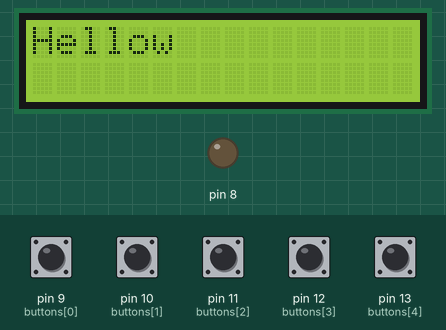
Simulated run of this sketch. Board: Arduino Uno, built with avr-gcc and run on an emulated ATmega328P. Shown: 16×2 character LCD, output pins drawn as LEDs (lit = HIGH). The test bench sets the inputs (shaded band); at power-on: pin 9 (buttons[0]), pin 10 (buttons[1]), pin 11 (buttons[2]), pin 12 (buttons[3]), pin 13 (buttons[4]) HIGH.

Above: at 1.2 s.
1.3 s: pin 13 (buttons[4]) pulled LOW for 0.15 s
At 2.4 s:
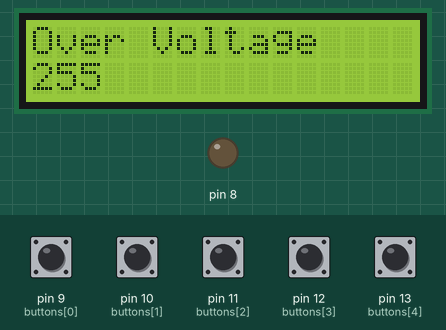
2.9 s: pin 13 (buttons[4]) pulled LOW for 1 s
At 4.8 s:
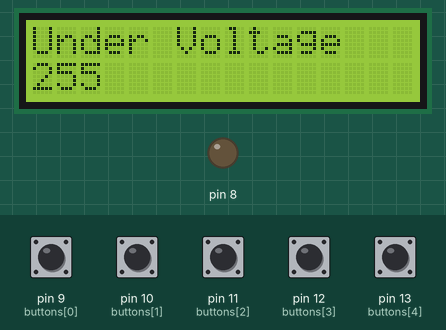
5.4 s: pin 13 (buttons[4]) pulled LOW for 0.15 s
At 6.7 s:
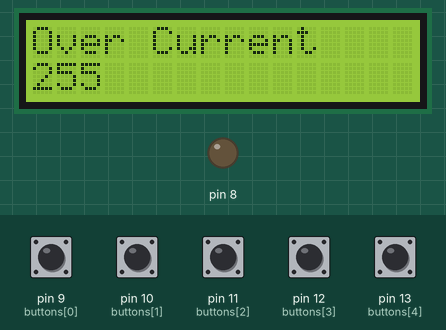
7.0 s: pin 13 (buttons[4]) pulled LOW for 0.15 s
At 7.9 s:
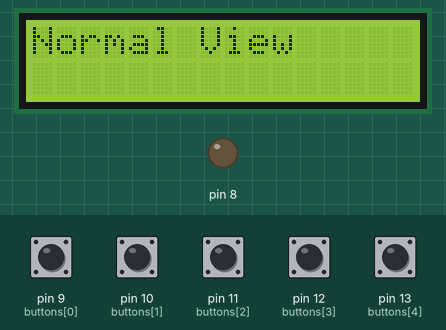
Timing chart, 0 to 9.6 s (numbered marks = the images above; inputs shaded):
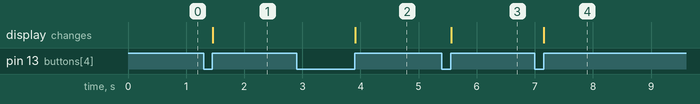

The sketch:

menu.ino
```cpp
#include <LiquidCrystal.h>
#include <EEPROM.h>
//LiquidCrystal lcd(12, 11, 10, 5, 4, 3, 2); // ARDUINO UNO
const int rs = 2, en = 3, d4 = 4, d5 = 5, d6 = 6, d7 = 7;
LiquidCrystal lcd(rs, en, d4, d5, d6, d7); //mega

byte buttons[] = {9,10,11,12,13}; //10 for additional pin
const byte nrButtons = 5; // change to 4 if additional button added
int t;
byte pressedButton;//, currentPos,currentPosParent, possiblePos[20], possiblePosCount, possiblePosScroll = 0;
String menu[]={
  "Over Voltage",
  "Under Voltage",
  "Over Curent"
  };
byte UVVal=0,OVVal=0,OCVal=0;
int editvolt=1,
    editcurrent=2,
    eUVVal=1,
    eOVVal=2,
    eOCVal=3,
    isview=3,statusmenu;


//=================================================================================================================================================================================================================================

const int EEPROM_MIN_ADDR = 0;
const int EEPROM_MAX_ADDR = 4095;
boolean eeprom_is_addr_ok(int addr) {
return ((addr >= EEPROM_MIN_ADDR) && (addr <= EEPROM_MAX_ADDR));
}

boolean eeprom_write_bytes(int startAddr, const byte* array, int numBytes)
{
int i;
if (!eeprom_is_addr_ok(startAddr) || !eeprom_is_addr_ok(startAddr + numBytes)) {
return false;
}
for (i = 0; i < numBytes; i++) {
EEPROM.write(startAddr + i, array[i]);}
return true;
}

boolean eeprom_write_string(int addr, const char* string) {
int numBytes; // actual number of bytes to be written
//write the string contents plus the string terminator byte (0x00)
numBytes = strlen(string) + 1;
return eeprom_write_bytes(addr, (const byte*)string, numBytes);
}

boolean eeprom_read_string(int addr, char* buffer, int bufSize) {
byte ch; // byte read from eeprom
int bytesRead; // number of bytes read so far
if (!eeprom_is_addr_ok(addr)) { // check start address
return false;
}

if (bufSize == 0) { // how can we store bytes in an empty buffer ?
return false;
}
// is there is room for the string terminator only, no reason to go further
if (bufSize == 1) {
buffer[0] = 0;
return true;
}
bytesRead = 0; // initialize byte counter
ch = EEPROM.read(addr + bytesRead); // read next byte from eeprom
buffer[bytesRead] = ch; // store it into the user buffer
bytesRead++; // increment byte counter

while ( (ch != 0x00) && (bytesRead < bufSize) && ((addr + bytesRead) <= EEPROM_MAX_ADDR) ) {
// if no stop condition is met, read the next byte from eeprom
ch = EEPROM.read(addr + bytesRead);
buffer[bytesRead] = ch; // store it into the user buffer
bytesRead++; // increment byte counter
}
// make sure the user buffer has a string terminator, (0x00) as its last byte
if ((ch != 0x00) && (bytesRead >= 1)) {
buffer[bytesRead - 1] = 0;
}
return true;
}
  int address = 0;


//=================================================================================================================================================================================================================================


byte checkButtonPress() {
  byte bP = 0;
  byte rBp = 0;
  for (t = 0; t<nrButtons;t++) {
    if (digitalRead(buttons[t]) == 0) {bP = (t + 1);}
  }
  rBp = bP;
  while (bP != 0) { // wait while the button is still down
    bP = 0;
    for (t = 0; t<nrButtons;t++) {
      if (digitalRead(buttons[t]) == 0) {bP = (t + 1);}
    }
  }
  return rBp;
}

void setup() {
  // put your setup code here, to run once:
pinMode(9,INPUT_PULLUP);
pinMode(10,INPUT_PULLUP);
pinMode(11,INPUT_PULLUP);
pinMode(12,INPUT_PULLUP);
pinMode(13,INPUT_PULLUP);

//undervoltagevalue=0;overvoltagevalue=0;overcurrentvalue=0;


int show=1;
int edit=2;
int save=3;
int status;


  pinMode(8,OUTPUT);
  digitalWrite(8,0);

  lcd.begin(16,2);
  lcd.clear();


  lcd.setCursor(0,0); lcd.print("Hellow");
  //delay(1000);
OVVal=EEPROM.read(1);
UVVal=EEPROM.read(2);
OCVal=EEPROM.read(3);

}

void loop() {
  // put your main code here, to run repeatedly:
  pressedButton = checkButtonPress();
  if (pressedButton !=0) {
    switch (pressedButton) {
      case 1:
        //lcd.setCursor(0,0); lcd.print("Button 1"); //up +++

        switch (statusmenu){
          case 1:if(OVVal<100){ OVVal++;}
          lcd.setCursor(0,1);lcd.print("                ");
          lcd.setCursor(0,1); lcd.print(OVVal);
          break;
          case 2:if (UVVal<100){ UVVal++;}
          lcd.setCursor(0,1);lcd.print("                ");
          lcd.setCursor(0,1); lcd.print(UVVal);
          break;
          lcd.setCursor(0,1);lcd.print("                ");
          case 3:if (OCVal<100){OCVal++;}
          lcd.setCursor(0,1); lcd.print(OCVal);
          break;

         }
      break;
      // If I wanted a 4 button controll of the menu
      case 2:
//        lcd.setCursor(0,0); lcd.print(
        switch (statusmenu){
          case 1:if(OVVal>0){ OVVal--;}
          lcd.setCursor(0,1);lcd.print("                ");
          lcd.setCursor(0,1); lcd.print(OVVal);
          break;
          case 2:if (UVVal>0){ UVVal--;}
          lcd.setCursor(0,1);lcd.print("                ");
          lcd.setCursor(0,1); lcd.print(UVVal);
          break;
          case 3:if (OCVal>0){OCVal--;}
          lcd.setCursor(0,1);lcd.print("                ");
          lcd.setCursor(0,1); lcd.print(OCVal);
          break;

         }
      break;
      case 3:
        //lcd.setCursor(0,0); lcd.print("Button 3");//right
      break;

//--------------------------------------------------------------------

      case 4:
        //lcd.setCursor(0,0); lcd.print("Button 4");//left
        switch (statusmenu){
          case 1:
          EEPROM.write(1,OVVal);
          break;
          case 2:
          EEPROM.write(2,UVVal);
          break;
          case 3:
          EEPROM.write(3,OCVal);
          break;
        }
      break;


//--------------------------------------------------------------------

      case 5:
          lcd.setCursor(0,1);lcd.print("                ");
        lcd.setCursor(0,0);

        if (statusmenu<3){statusmenu++;}else statusmenu=0;
        switch (statusmenu){
          case 1:
          lcd.print("Over Voltage  ");
          lcd.setCursor(0,1);lcd.print("                ");
          lcd.setCursor(0,1); lcd.print(OVVal);
          break;
          case 2:
          lcd.print("Under Voltage  ");
          lcd.setCursor(0,1);lcd.print("                ");
          lcd.setCursor(0,1); lcd.print(UVVal);
          break;
          case 3:
          lcd.print("Over Current  ");
          lcd.setCursor(0,1);lcd.print("                ");
          lcd.setCursor(0,1); lcd.print(OCVal);

          break;
          case 0:
          lcd.print("Normal View      ");
          lcd.setCursor(0,1);lcd.print("                ");
          break;
        }
      break;

    }
  }


}
```

Measured:
- after the input at 1.3 s, the display: changes after 0.16 s (image 1)
- after the input at 2.9 s, the display: changes after 1.0 s (image 2)
- after the input at 5.4 s, the display: changes after 0.16 s (image 3)
- after the input at 7.0 s, the display: changes after 0.16 s (image 4)
